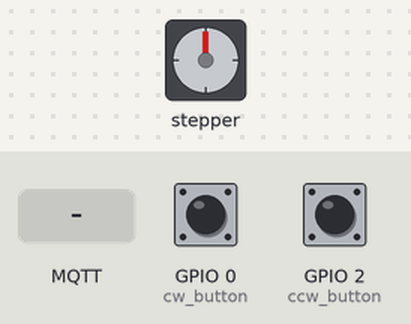
Bench run of a sketch on a simulated ESP8266 (NodeMCU). On the bench: stepper motor. Inputs (shaded band) come from the test bench; at power-on: GPIO 0 (cw_button) HIGH, GPIO 2 (ccw_button) HIGH. WiFi joins after 1.5 s; servers stay silent unless stated; random numbers use the default seed unless the sketch sets one; no MQTT or app messages arrive unless stated; stepper angles assume 2048 steps per turn; what the sketch prints to the serial monitor is not drawn.

Above: at 2.8 s.
2.9 s: MQTT message "ON" arrives on the first subscribed topic
At 3.02 s:
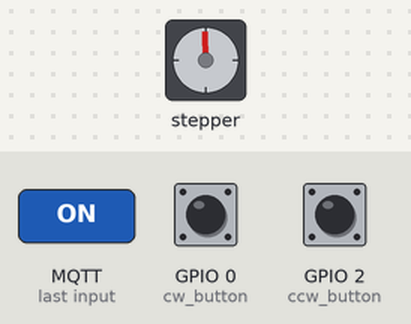
5.9 s: GPIO 0 (cw_button) pulled LOW for 3.2 s
10.6 s: MQTT message "OFF" arrives on the first subscribed topic
At 10.8 s:
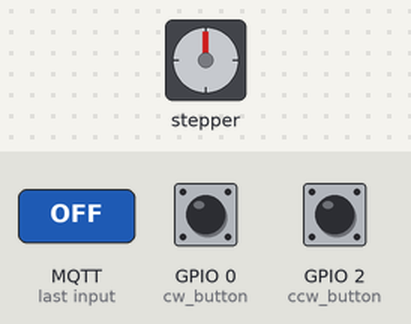
13.6 s: GPIO 2 (ccw_button) pulled LOW for 0.15 s
15.2 s: GPIO 0 (cw_button) pulled LOW for 3.2 s
At 18.9 s:
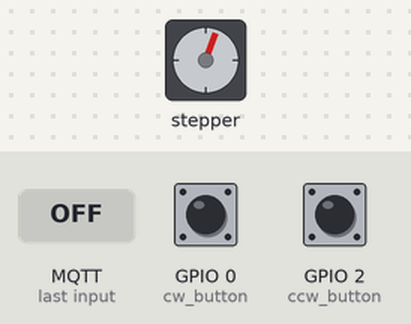
19.9 s: MQTT message "OFF" arrives on the first subscribed topic
At 25.75 s:
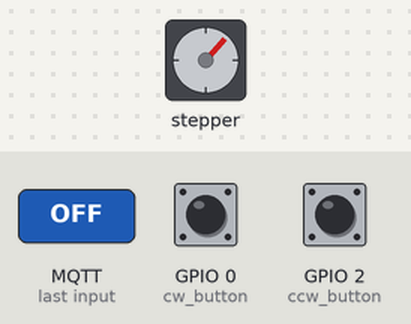
Timing chart, 0 to 26.8 s (numbered marks = the images above; inputs shaded):
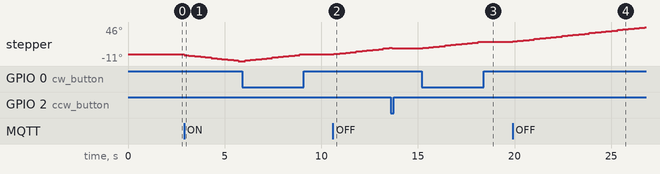

Measured:
- after the input at 2.9 s, stepper: keeps turning counter-clockwise at about 4°/s, starting at once
- after the input at 10.6 s, stepper: keeps turning clockwise at about 4°/s, starting after 0.05 s
- after the input at 15.2 s, stepper: turns 11° clockwise in 2.9 s, starting after 0.05 s
- after the input at 19.9 s, stepper: keeps turning clockwise at about 4°/s, starting at once

The sketch:

Gauge_Stepper_MQTT.ino
```cpp
//Reference GPIO  https://randomnerdtutorials.com/esp8266-pinout-reference-gpios/

//Setup for Stepper============================
#include <AccelStepper.h>

//Setup for MQTT and WiFi============================
#include <ESP8266WiFi.h>
//Library for MQTT:
#include <PubSubClient.h>

//declare topic for subscribe message
const char* topic_sub = "compressor1";

// Update these with values suitable for your network.
const char* ssid = "SSID";
const char* password = "PASSWORD";
const char* mqtt_server = "103.221.131.110";

WiFiClient espClient;
PubSubClient client(espClient);

const int stepsPerRevolution = 2048;  // change this to fit the number of steps per revolution

// ULN2003 Motor Driver Pins
#define IN1 5
#define IN2 4
#define IN3 14
#define IN4 12

int cw_button = 0;
int ccw_button = 2;

// initialize the stepper library
AccelStepper stepper(AccelStepper::HALF4WIRE, IN1, IN3, IN2, IN4);

String status_compressor = "";

void setup_wifi() {
  delay(100);
  // We start by connecting to a WiFi network
  Serial.print("Connecting to ");
  Serial.println(ssid);
  WiFi.begin(ssid, password);
  while (WiFi.status() != WL_CONNECTED)
  {
    delay(500);
    Serial.print(".");
  }
  randomSeed(micros());
  Serial.println("");
  Serial.println("WiFi connected");
  Serial.println("IP address: ");
  Serial.println(WiFi.localIP());
}

void callback(char* topic, byte* payload, unsigned int length)
{
  //Receiving message as subscriber
  Serial.print("Message arrived in topic: ");
  Serial.println(topic);
  String msg_received;
  for (int i = 0; i < length; i++) {
    msg_received += ((char)payload[i]);
    //Serial.print((char)payload[i]);
  }
  status_compressor = msg_received;
}

void reconnect() {
  // Loop until we're reconnected
  while (!client.connected())
  {
    Serial.print("Attempting MQTT connection...");
    // Create a random client ID
    String clientId = "ESP8266Client-";
    clientId += String(random(0xffff), HEX);
    // Attempt to connect
    //if you MQTT broker has clientID,username and password
    //please change following line to    if (client.connect(clientId,userName,passWord))
    if (client.connect(clientId.c_str()))
    {
      Serial.println("connected");
      //once connected to MQTT broker, subscribe command if any
      client.subscribe(topic_sub);
    } else {
      Serial.print("failed, rc=");
      Serial.print(client.state());
      Serial.println(" try again in 5 seconds");
      // Wait 5 seconds before retrying
      delay(500);
    }
  }
}

void setup() {
  // initialize the serial port
  Serial.begin(115200);

  setup_wifi();
  client.setServer(mqtt_server, 1883);
  client.setCallback(callback);
  //subscribe topic
  client.subscribe(topic_sub);

  // initialize input button (common = ground)
  pinMode(cw_button, INPUT_PULLUP);
  pinMode(ccw_button, INPUT_PULLUP);
  // set the speed and acceleration
  stepper.setMaxSpeed(20);
  stepper.setAcceleration(30);
}

void loop() {
  //delay(500);
  if (!client.connected()) {
    reconnect();
  }
  client.loop();

  // Read the value of the input. It can either be 1 or 0
  int cw_button_val = digitalRead(cw_button);
  int ccw_button_val = digitalRead(ccw_button);

  //command for clockwise
  if (cw_button_val == LOW) {
    status_compressor = "";
    stepper.setSpeed(500);
    stepper.runSpeed();
  }
  //command for counter clockwise
  else if (ccw_button_val == LOW) {
    status_compressor = "";
    stepper.setSpeed(-500);
    stepper.runSpeed();
  }

  else {
    //If compressor ON
    if (status_compressor == "ON") {
      stepper.setSpeed(-50);
      stepper.runSpeed();
    }
    //If compressor OFF
    if (status_compressor == "OFF") {
      stepper.setSpeed(30);
      stepper.runSpeed();
    }
  }
}
```
